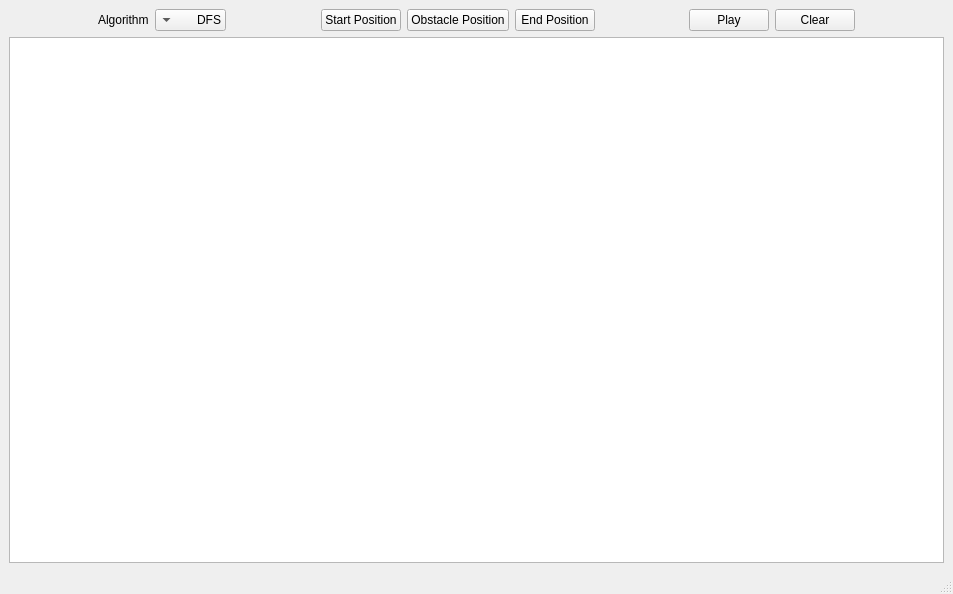
<?xml version="1.0" encoding="UTF-8"?>
<ui version="4.0">
 <class>MainWindow</class>
 <widget class="QMainWindow" name="MainWindow">
  <property name="geometry">
   <rect>
    <x>0</x>
    <y>0</y>
    <width>953</width>
    <height>594</height>
   </rect>
  </property>
  <property name="windowTitle">
   <string>MainWindow</string>
  </property>
  <widget class="QWidget" name="centralwidget">
   <layout class="QGridLayout" name="gridLayout">
    <item row="0" column="0">
     <layout class="QHBoxLayout" name="horizontalLayout_4">
      <item>
       <spacer name="horizontalSpacer_3">
        <property name="orientation">
         <enum>Qt::Horizontal</enum>
        </property>
        <property name="sizeHint" stdset="0">
         <size>
          <width>40</width>
          <height>20</height>
         </size>
        </property>
       </spacer>
      </item>
      <item>
       <layout class="QHBoxLayout" name="horizontalLayout_2">
        <item>
         <widget class="QLabel" name="label">
          <property name="text">
           <string>Algorithm</string>
          </property>
         </widget>
        </item>
        <item>
         <widget class="QComboBox" name="cmbAlgorithm">
          <property name="layoutDirection">
           <enum>Qt::RightToLeft</enum>
          </property>
          <property name="currentText">
           <string>DFS</string>
          </property>
          <property name="sizeAdjustPolicy">
           <enum>QComboBox::AdjustToContents</enum>
          </property>
          <item>
           <property name="text">
            <string>DFS</string>
           </property>
          </item>
          <item>
           <property name="text">
            <string>BFS</string>
           </property>
          </item>
          <item>
           <property name="text">
            <string>Dijkstra</string>
           </property>
          </item>
          <item>
           <property name="text">
            <string>A*</string>
           </property>
          </item>
         </widget>
        </item>
       </layout>
      </item>
      <item>
       <spacer name="horizontalSpacer">
        <property name="orientation">
         <enum>Qt::Horizontal</enum>
        </property>
        <property name="sizeHint" stdset="0">
         <size>
          <width>40</width>
          <height>20</height>
         </size>
        </property>
       </spacer>
      </item>
      <item>
       <layout class="QHBoxLayout" name="horizontalLayout">
        <item>
         <widget class="QPushButton" name="btnStartPos">
          <property name="text">
           <string>Start Position</string>
          </property>
          <property name="checkable">
           <bool>true</bool>
          </property>
          <property name="autoExclusive">
           <bool>false</bool>
          </property>
          <property name="flat">
           <bool>false</bool>
          </property>
         </widget>
        </item>
        <item>
         <widget class="QPushButton" name="btnObstaclePos">
          <property name="text">
           <string>Obstacle Position</string>
          </property>
          <property name="checkable">
           <bool>true</bool>
          </property>
          <property name="autoExclusive">
           <bool>false</bool>
          </property>
          <property name="flat">
           <bool>false</bool>
          </property>
         </widget>
        </item>
        <item>
         <widget class="QPushButton" name="btnEndPos">
          <property name="text">
           <string>End Position</string>
          </property>
          <property name="checkable">
           <bool>true</bool>
          </property>
          <property name="autoExclusive">
           <bool>false</bool>
          </property>
          <property name="flat">
           <bool>false</bool>
          </property>
         </widget>
        </item>
       </layout>
      </item>
      <item>
       <spacer name="horizontalSpacer_2">
        <property name="orientation">
         <enum>Qt::Horizontal</enum>
        </property>
        <property name="sizeHint" stdset="0">
         <size>
          <width>40</width>
          <height>20</height>
         </size>
        </property>
       </spacer>
      </item>
      <item>
       <layout class="QHBoxLayout" name="horizontalLayout_3">
        <item>
         <widget class="QPushButton" name="btnPlay">
          <property name="text">
           <string>Play</string>
          </property>
         </widget>
        </item>
        <item>
         <widget class="QPushButton" name="btnClear">
          <property name="text">
           <string>Clear</string>
          </property>
         </widget>
        </item>
       </layout>
      </item>
      <item>
       <spacer name="horizontalSpacer_4">
        <property name="orientation">
         <enum>Qt::Horizontal</enum>
        </property>
        <property name="sizeHint" stdset="0">
         <size>
          <width>40</width>
          <height>20</height>
         </size>
        </property>
       </spacer>
      </item>
     </layout>
    </item>
    <item row="1" column="0">
     <widget class="QGraphicsView" name="graphicsView">
      <property name="frameShadow">
       <enum>QFrame::Sunken</enum>
      </property>
      <property name="lineWidth">
       <number>1</number>
      </property>
     </widget>
    </item>
   </layout>
  </widget>
  <widget class="QStatusBar" name="statusbar"/>
 </widget>
 <resources/>
 <connections/>
</ui>
